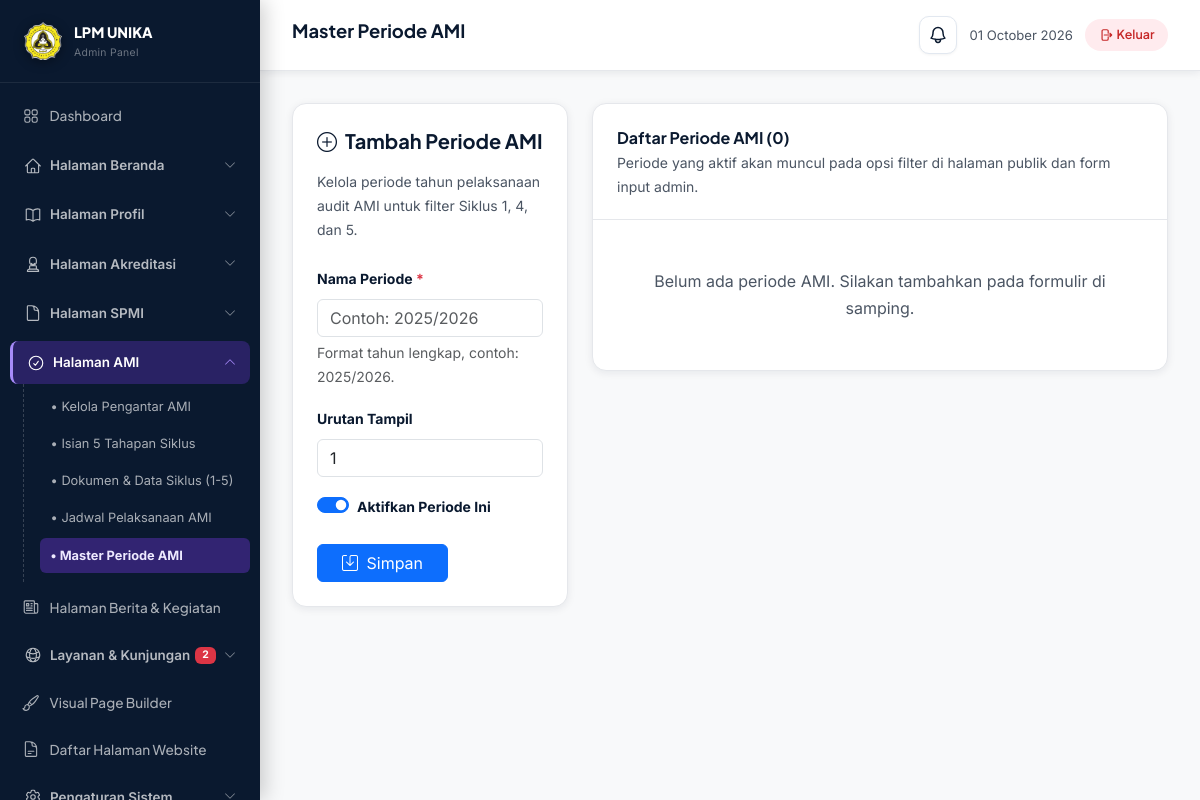
The app's page /admin/ami-periode.php (signed in), older data.
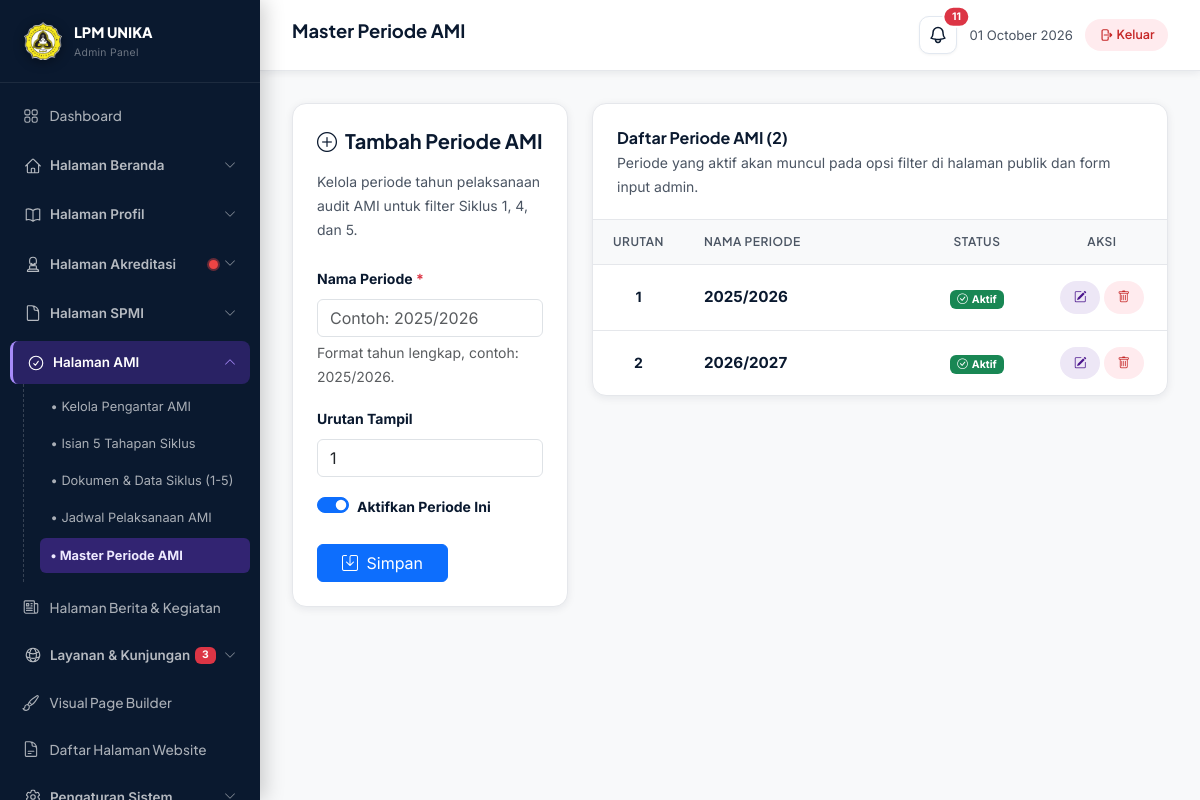
The same page, newer data.
### tables this page shows
CREATE TABLE `ami_periode` (
  `id` int(11) NOT NULL AUTO_INCREMENT,
  `nama_periode` varchar(50) NOT NULL,
  `urutan` int(11) DEFAULT 1,
  `is_active` tinyint(1) DEFAULT 1,
  `created_at` timestamp NOT NULL DEFAULT current_timestamp(),
  PRIMARY KEY (`id`)
);

### config/database.php (called while the page is built, shortened)
<?php
function getDB(): PDO {
    static $pdo = null;
    if ($pdo === null) {
        $host = DB_HOST;
        $dsn = "mysql:host=" . $host . ";dbname=" . DB_NAME . ";charset=" . DB_CHARSET;
        $options = [
            PDO::ATTR_ERRMODE            => PDO::ERRMODE_EXCEPTION,
            PDO::ATTR_DEFAULT_FETCH_MODE => PDO::FETCH_ASSOC,
            PDO::ATTR_EMULATE_PREPARES   => false,
        ];
        try {
            $pdo = new PDO($dsn, DB_USER, DB_PASS, $options);
        } catch (PDOException $e) {
            if (strpos($e->getMessage(), '2002') !== false && $host !== '127.0.0.1') {
                try {
                    $dsnFallback = "mysql:host=127.0.0.1;port=3306;dbname=" . DB_NAME . ";charset=" . DB_CHARSET;
                    $pdo = new PDO($dsnFallback, DB_USER, DB_PASS, $options);
                    return $pdo;
                } catch (PDOException $e2) {
                    die(json_encode(['error' => 'Database connection failed: ' . $e2->getMessage()]));
                }
            }
            die(json_encode(['error' => 'Database connection failed: ' . $e->getMessage()]));
        }
    }
    return $pdo;
}
function e(string $str): string {
    return htmlspecialchars($str, ENT_QUOTES, 'UTF-8');
}
function getAllPengaturan(bool $refresh = false): array {
    static $settings = null;
    if ($settings === null || $refresh) {
        try {
            $db = getDB();
            $stmt = $db->query("SELECT kunci, nilai FROM pengaturan");
            $settings = [];
            while ($row = $stmt->fetch()) {
                $settings[$row['kunci']] = $row['nilai'];
            }
        } catch (Exception $e) {
            $settings = [];
        }
    }
    return $settings;
}
function getPengaturan(string $kunci, string $default = ''): string {
    $all = getAllPengaturan();
    return isset($all[$kunci]) && $all[$kunci] !== '' ? $all[$kunci] : $default;
}
function checkAccreditationExpirations(): array {
    $alerts = [
        'expired' => [],
        'warning' => [],
        'total' => 0
    ];
    try {
        $db = getDB();
        $today = new DateTime();
        $inst_mb = getPengaturan('akred_institusi_masa_berlaku', '');
        $prodis = $db->query("SELECT * FROM akreditasi_prodi WHERE masa_berlaku IS NOT NULL AND masa_berlaku > '1970-01-01'")->fetchAll(PDO::FETCH_ASSOC);
        foreach ($prodis as $p) {
            $date = new DateTime($p['masa_berlaku']);
            $diff = (int)$today->diff($date)->format("%r%a");
            if ($diff <= 0) {
                $alerts['expired'][] = [
                    'tipe' => 'Prodi',
                    'nama' => $p['strata'] . ' ' . $p['program_studi'] . ' (' . $p['fakultas'] . ')',
                    'peringkat' => $p['peringkat'],
                    'tanggal' => $date->format('Y-m-d'),
                    'days' => abs($diff),
                    'link' => SITE_URL . '/admin/akreditasi-prodi-form.php?id=' . $p['id']
                ];
            } else if ($diff <= 730) {
                $alerts['warning'][] = [
                    'tipe' => 'Prodi',
                    'nama' => $p['strata'] . ' ' . $p['program_studi'] . ' (' . $p['fakultas'] . ')',
                    'peringkat' => $p['peringkat'],
                    'tanggal' => $date->format('Y-m-d'),
                    'days' => $diff,
                    'link' => SITE_URL . '/admin/akreditasi-prodi-form.php?id=' . $p['id']
                ];
            }
        }
        $lembagas = $db->query("SELECT * FROM lembaga_akreditasi WHERE masa_berlaku IS NOT NULL AND masa_berlaku > '1970-01-01'")->fetchAll(PDO::FETCH_ASSOC);
        $alerts['total'] = count($alerts['expired']) + count($alerts['warning']);
        $alerts['prodi_count'] = 0;
        $alerts['lembaga_count'] = 0;
        $alerts['institusi_count'] = 0;
        foreach (array_merge($alerts['expired'], $alerts['warning']) as $al) {
            if ($al['tipe'] === 'Prodi') $alerts['prodi_count']++;
            elseif ($al['tipe'] === 'Lembaga') $alerts['lembaga_count']++;
            elseif ($al['tipe'] === 'Institusi') $alerts['institusi_count']++;
        }
        $alerts['has_prodi_alert'] = ($alerts['prodi_count'] > 0);
        $alerts['has_lembaga_alert'] = ($alerts['lembaga_count'] > 0);
        $alerts['has_institusi_alert'] = ($alerts['institusi_count'] > 0);
    } catch (Exception $e) {}
    return $alerts;
}

### admin/ami-periode.php (the view, shortened to what the changed rows need)
<?php
$admin_page_title = 'Master Periode AMI';
$db = getDB();
$list = $db->query("SELECT * FROM ami_periode ORDER BY urutan ASC, id DESC")->fetchAll(PDO::FETCH_ASSOC);
require_once __DIR__ . '/includes/admin-header.php';
?>
<div class="row g-4">
    <div class="col-lg-8">
        <div class="admin-table-wrap">
            <div class="admin-table-topbar">
                <div>
                    <div class="admin-table-title">Daftar Periode AMI (<?= count($list) ?>)</div>
                    <div class="text-muted small">Periode yang aktif akan muncul pada opsi filter di halaman publik dan form input admin.</div>
                </div>
            </div>
            <?php if (empty($list)): ?>
            <div style="padding:3rem;text-align:center;color:var(--text-muted);">
                Belum ada periode AMI. Silakan tambahkan pada formulir di samping.
            </div>
            <?php else: ?>
            <div style="overflow-x:auto;">
                <table class="admin-table">
                    <thead>
                        <tr>
                            <th width="60" class="text-center">Urutan</th>
                            <th>Nama Periode</th>
                            <th width="120" class="text-center">Status</th>
                            <th width="130" class="text-center">Aksi</th>
                        </tr>
                    </thead>
                    <tbody>
                        <?php foreach ($list as $p): ?>
                        <tr>
                            <td class="text-center fw-bold"><?= $p['urutan'] ?></td>
                            <td>
                                <strong style="color:var(--navy);font-size:0.95rem;"><?= e($p['nama_periode']) ?></strong>
                            </td>
                            <td class="text-center">
                                <a href="?toggle=<?= $p['id'] ?>" class="badge text-decoration-none <?= $p['is_active'] ? 'bg-success' : 'bg-secondary' ?>" title="Klik untuk ubah status">
                                    <?= $p['is_active'] ? '<i class="bi bi-check-circle me-1"></i>Aktif' : '<i class="bi bi-x-circle me-1"></i>Nonaktif' ?>
                                </a>
                            </td>
                            <td class="text-center">
                                <div class="d-inline-flex gap-1">
                                    <a href="?edit=<?= $p['id'] ?>" class="btn-action btn-edit" title="Edit">
                                        <i class="bi bi-pencil-square"></i>
                                    </a>
                                    <a href="?delete=<?= $p['id'] ?>" class="btn-action btn-delete" onclick="return confirm('Hapus periode <?= e($p['nama_periode']) ?>?')" title="Hapus">
                                        <i class="bi bi-trash"></i>
                                    </a>
                                </div>
                            </td>
                        </tr>
                        <?php endforeach; ?>
                    </tbody>
                </table>
            </div>
            <?php endif; ?>
        </div>
    </div>
</div>
<?php require_once __DIR__ . '/includes/admin-footer.php'; ?>

### admin/includes/admin-header.php (shortened to what the changed rows need)
<?php
$current_admin = basename($_SERVER['PHP_SELF'], '.php');
$accred_nav_alerts = checkAccreditationExpirations();
?>
<!DOCTYPE html>
<html lang="id">
<head>
    <link href="https://cdn.jsdelivr.net/npm/bootstrap@5.3.3/dist/css/bootstrap.min.css" rel="stylesheet">
    <link rel="stylesheet" href="https://cdn.jsdelivr.net/npm/bootstrap-icons@1.11.3/font/bootstrap-icons.min.css">
    <link rel="stylesheet" href="<?= SITE_URL ?>/assets/css/style.css?v=<?= time() ?>">
</head>
<body style="background:var(--bg-main);">
<aside class="admin-sidebar" id="adminSidebar">
    <nav class="admin-sidebar-nav" style="padding:0.75rem 0.6rem;">
        <?php $grp_akred = in_array($current_admin, ['akreditasi-institusi','akreditasi-status-nasional','lembaga-akreditasi-list','lembaga-akreditasi-form','akreditasi-prodi-list','akreditasi-prodi-form','akreditasi-list','akreditasi-form','pemeringkatan-setting']); ?>
        <div class="admin-nav-dropdown <?= $grp_akred ? 'open' : '' ?>">
            <button type="button" class="admin-dropdown-toggle <?= $grp_akred ? 'active' : '' ?>" onclick="toggleAdminNav(this)">
                <span class="d-flex align-items-center gap-2">
                    <span>Halaman Akreditasi</span>
                </span>
                <?php if ($accred_nav_alerts['has_institusi_alert'] || $accred_nav_alerts['has_lembaga_alert'] || $accred_nav_alerts['has_prodi_alert']): ?>
                    <span class="admin-red-dot" style="margin-right:6px;"></span>
                <?php endif; ?>
                <i class="bi bi-chevron-down nav-chevron"></i>
            </button>
        </div>
        <?php
        $unread_feedback  = 0;
        $unread_kunjungan = 0;
        try {
            $db_inst = getDB();
            $unread_feedback  = (int)$db_inst->query("SELECT COUNT(*) FROM feedback WHERE status = 'Belum Dibaca' AND is_archived = 0")->fetchColumn();
            $unread_kunjungan = (int)$db_inst->query("SELECT COUNT(*) FROM permohonan_kunjungan WHERE status = 'Belum Dibaca' AND is_archived = 0")->fetchColumn();
        } catch (Exception $e) {}
        $grp_layanan = in_array($current_admin, ['kunjungan-list','feedback-kunjungan-list','feedback-kunjungan-detail','feedback-list','kunjungan-unit','feedback-kunjungan-pertanyaan','layanan-form-setting']);
        ?>
        <div class="admin-nav-dropdown <?= $grp_layanan ? 'open' : '' ?>">
            <button type="button" class="admin-dropdown-toggle <?= $grp_layanan ? 'active' : '' ?>" onclick="toggleAdminNav(this)">
                <span class="d-flex align-items-center gap-2">
                    <span>Layanan &amp; Kunjungan</span>
                </span>
                <?php if ($unread_kunjungan > 0 || $unread_feedback > 0): ?>
                    <span class="badge bg-danger ms-auto me-2" style="font-size:0.65rem;padding:0.2rem 0.45rem;"><?= ($unread_kunjungan + $unread_feedback) ?></span>
                <?php endif; ?>
                <i class="bi bi-chevron-down nav-chevron"></i>
            </button>
        </div>
    </nav>
</aside>
<div class="admin-content">
    <div class="admin-topbar">
        <h1 class="admin-topbar-title"><?= isset($admin_page_title) ? e($admin_page_title) : 'Dashboard' ?></h1>
        <div style="display:flex;align-items:center;gap:0.75rem;">
            <div class="dropdown">
                <button type="button" class="btn p-0 d-flex align-items-center justify-content-center position-relative" id="dropdownNotificationBtn" data-bs-toggle="dropdown" aria-expanded="false" style="width:38px;height:38px;border-radius:10px;background:#ffffff;border:1px solid #E2E8F0;color:var(--navy);box-shadow:0 1px 3px rgba(0,0,0,0.05);transition:all 0.15s ease;" title="Pemberitahuan Masa Berlaku Akreditasi">
                    <?php if (!empty($accred_nav_alerts['total']) && $accred_nav_alerts['total'] > 0): ?>
                        <span class="position-absolute top-0 start-100 translate-middle badge rounded-pill bg-danger" style="font-size:0.65rem;padding:0.25rem 0.45rem;border:2px solid #fff;">
                            <?= $accred_nav_alerts['total'] ?>
                        </span>
                    <?php endif; ?>
                </button>
            </div>
        </div>
    </div>
    <div class="admin-main">

Row changes from the older to the newer data that the page shows:
added ami_periode: urutan "1", nama_periode "2025/2026", is_active 1 (drawn)
added ami_periode: urutan "2", nama_periode "2026/2027", is_active 1 (drawn)
Text that changed along with them:
$unread_kunjungan + $unread_feedback: "2" → "3"
$accred_nav_alerts['total']: (not shown) → "11"
count($list): "0" → "2"
text no longer shown: "Belum ada periode AMI. Silakan tambahkan pada formulir di samping."
text now shown: "URUTAN NAMA PERIODE STATUS AKSI"
